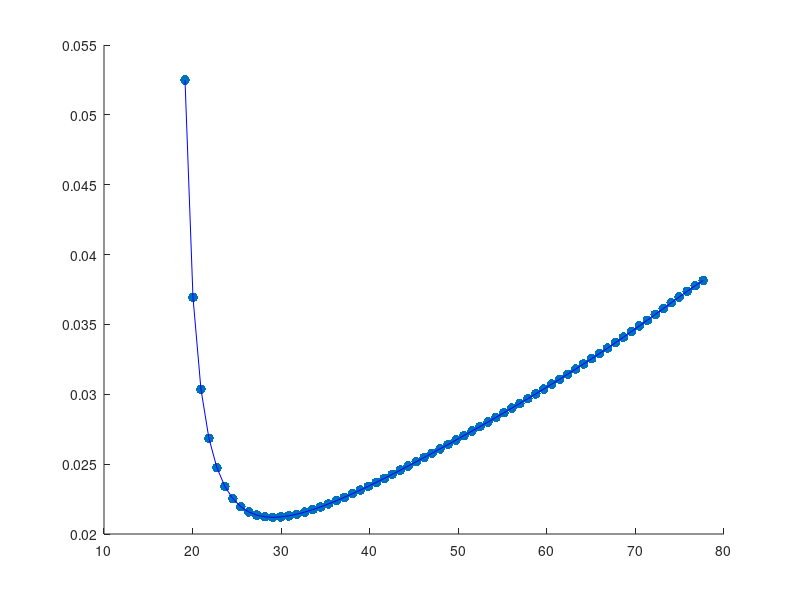

MATLAB code to generate this figure:
out=[],i=1;
for theta=pi/10+0.02:pi/200:pi/2-0.2;
    size_t=50/0.01;
for x=0:0.1:10
    Q=0;
B=1e-10,V=0.95;A=1.02,F=2.05,mu=0.32;
 k=1e-3;
v0=7;
v1=sqrt((2*9.8*tan(theta)*x+v0*v0)*sin(theta)*sin(theta))
v2=sqrt((2*9.8*tan(theta)*x+v0*v0)*sin(theta)*cos(theta))
Q2=k*log(v2);
L=1;
L1=L/cos(theta)/size_t;
a=9.8*sin(theta)-mu*9.8*cos(theta);
v3=v1*v1+2*a*L1;
t=(v3-v1)/a;
% t=L/cos(theta)/size_t/v1
vt=v1;
erosion=0.02*(B^(-0.59)*10^(-7)*0.53*V^(vt)*F)/A;
Q1=real(erosion*t)
Q=Q+Q1+Q2;
end
out(i,2)=Q;
out(i,1)=theta;
out(i,3)=t;
out(i,4)=erosion;
i=i+1;
end
out(:,1)=out(:,1)*180/pi;
min_Q = min(out(:,2))
len=length(out(:,1));
for i=1:len
    if out(i,2)<(min(out(:,2))*(1.002))
        best_angle=out(i,1);
    end
end
disp('The best Angle is:')
disp(best_angle);
figure(1)
xlabel({'The roof tilt Angle'});
title({'Amount of erosion under different rain velocities'});
% title({'The relationship between Angle and erosion'});
ylabel({'Erosion'});
S=50;
scatter(out(:,1),out(:,2),S,'filled')
hold on ;
plot(out(:,1), out(:,2), 'b');
